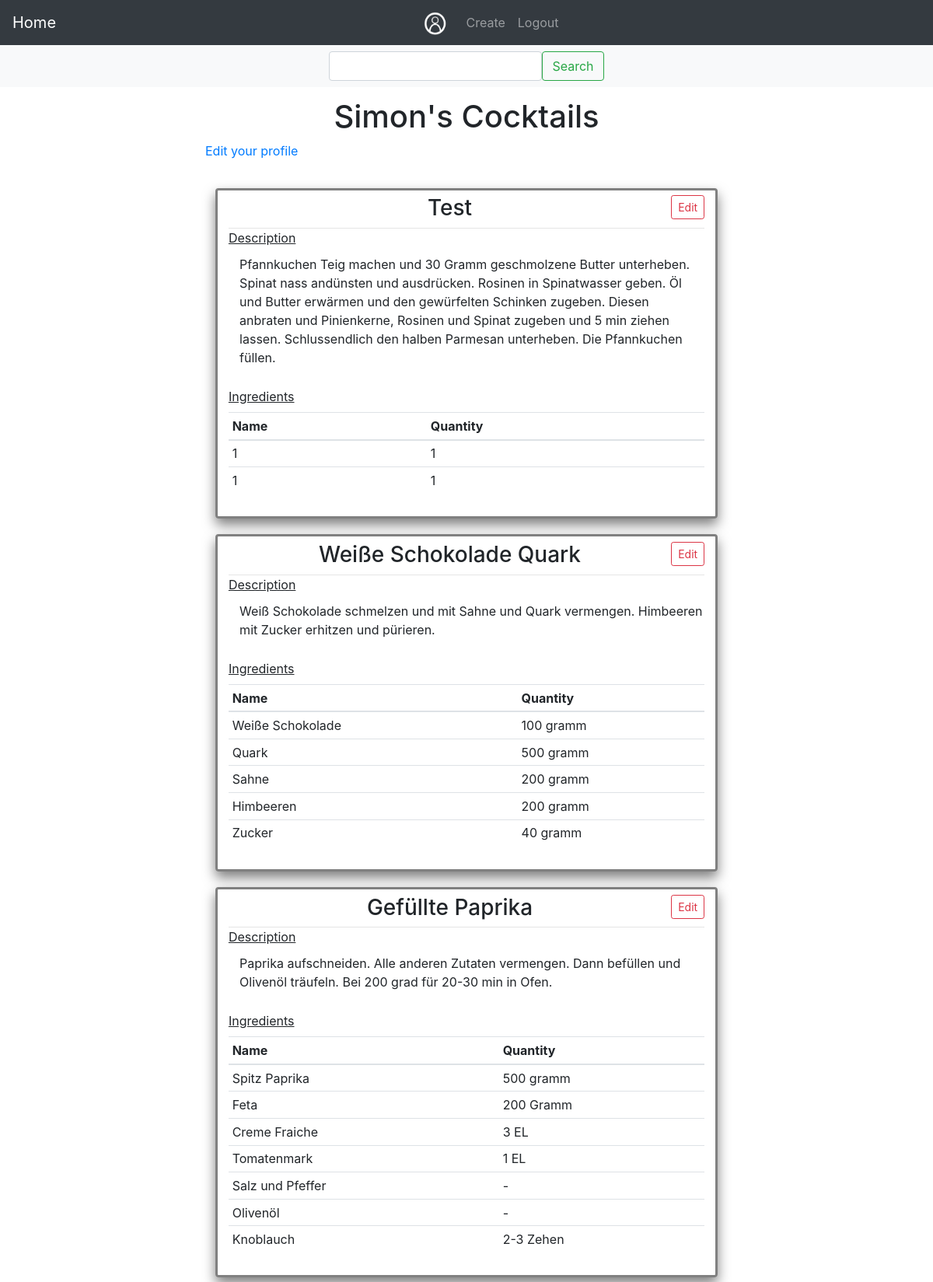
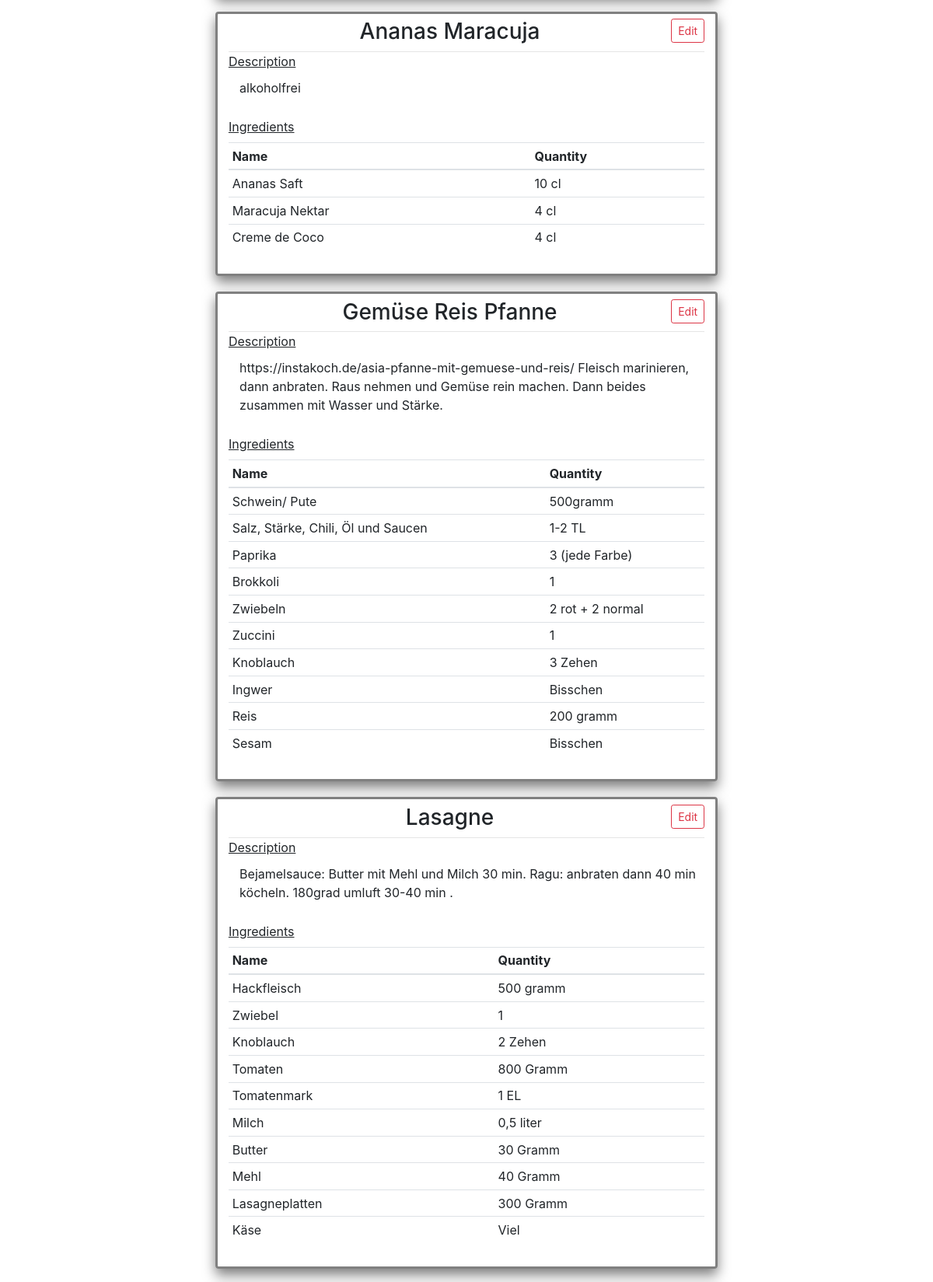
/user/Simon (signed in, upper part), run on the app's committed database (2 pictures, top to bottom).
### app/models.py (models this page shows, shortened)
class User(UserMixin, db.Model):
    id = db.Column(db.Integer, primary_key=True)
    username = db.Column(db.String(64), index=True, unique=True)
    email = db.Column(db.String(120), index=True, unique=True)
    password_hash = db.Column(db.String(128))
    cocktails = db.relationship('Cocktail', backref='author', lazy='dynamic')

class Cocktail(db.Model):
    __tablename__ = 'cocktail'
    __searchable__ = ['name']
    key = db.Column(Integer, primary_key=True)
    name = db.Column(String(100), index=True, unique=True)
    desc = db.Column(String(400), index=True)
    timestamp = db.Column(db.DateTime, index=True, default=datetime.utcnow)
    picture = db.Column(String(64), index=True, unique=True, default=None)
    ingredients = db.relationship('Ingredient', backref='parent', lazy='dynamic')
    user_id = db.Column(db.Integer, db.ForeignKey('user.id'))
    " A was_published_recently function would be nice"

class Ingredient(db.Model):
    __tablename__ = "ingredient"
    key = db.Column(Integer, primary_key=True)
    cocktail_key = db.Column(Integer, ForeignKey('cocktail.key'))
    name = db.Column(String, index=True)
    quantity = db.Column(String, index=True)

### app/main/routes.py (the view)
@bp.route('/user/<username>', methods=['GET', 'POST'])
@login_required
def user(username):
    page = request.args.get('page', 1, type=int)
    user = User.query.filter_by(username=username).first_or_404()
    cocktails = Cocktail.query.filter_by(user_id=current_user.id).order_by(Cocktail.timestamp.desc()).paginate(
        page, current_app.config['POSTS_PER_PAGE'], False)
    ing_dict = {}
    for ct in cocktails.items:
        ings = ct.ingredients
        ing_dict[ct.name] = ings
    next_url = url_for('main.index', page=cocktails.next_num) \
        if cocktails.has_next else None
    prev_url = url_for('main.index', page=cocktails.prev_num) \
        if cocktails.has_prev else None
    return render_template('main/profile.html', user=user, cocktails=cocktails.items, ingredients=ing_dict, title='Profile',
                           next_url=next_url, prev_url=prev_url)

### app/main/forms.py
class SearchForm(FlaskForm):
    term = StringField('Search', validators=[DataRequired()])
    filter = SelectField(u'Cocktail', choices=[('Cocktail', 'Cocktail'), ('Ingredient', 'Ingredient')])
    submit = SubmitField('Search')

### app/main/routes.py (called while the page is built)
@bp.before_app_request
def before_request():
    g.search_form = SearchForm()
    if request.endpoint == 'main.search':
        g.search_form = SearchForm(term=request.args.get('term'), filter=request.args.get('filter'))

### app/models.py (called while the page is built)
@login.user_loader
def load_user(id):
    return User.query.get(int(id))

### app/templates/main/profile.html (shortened to what this page needs)
{% extends "base.html" %}
{% block header %} {{ user.username }}'s Cocktails {% endblock %}
{% block second_nav %}
{% include 'main/__search_nav.html' %}
{% endblock %}
{% block content %}
    <p><a href="{{ url_for('main.edit_profile') }}">Edit your profile</a></p>
    <div id="cocktailList" class="">
    {% for cocktail in cocktails %}
        {% include 'main/__cocktail_card.html' %}
    {% endfor %}
    </div>
{% endblock %}

### app/templates/base.html (shortened to what this page needs)
<!DOCTYPE html>
<html lang="en">
<head>
    <link rel="stylesheet" type="text/css" href="{{ url_for( 'static', filename='css/bootstrap.css') }}" />
    <link rel="stylesheet" type="text/css" href="{{ url_for('static', filename='css/style.css') }}" />
    <link rel="stylesheet" type="text/css" href="{{ url_for('static', filename='css/style.css') }}">
</head>
<body>
<nav class="navbar navbar-expand-sm bg-dark navbar-dark   sticky-top">
    <a class="navbar-brand" href="{{ url_for('main.index') }}" >Home</a>
    <div class="collapse navbar-collapse justify-content-center " id="navbar_toggle" >
    <a class="navbar-brand" {% if current_user.is_authenticated %}
           href="{{ url_for('main.user', username=current_user.username )  }}"
        {% else %}
                   href="{{ url_for('auth.login') }}"
        {% endif %}>
            <img src="{{ url_for('static', filename='img/user_icon_grey.PNG') }}" width="30" height="30" alt="">
        </a>
        <ul class="navbar-nav">
        {% if current_user.is_authenticated %}
            <li class="nav-item  {% if active_page == "create" %} active {% endif %}">
                <a class="nav-link" href="{{ url_for('main.create') }}">Create
                </a>
            </li>
            <li class="nav-item">
                <a class="nav-link" href="{{ url_for('auth.logout') }}">Logout
                </a>
            </li>
        {% endif %}
        </ul>
    </div>
</nav>
{% block second_nav %}
{% endblock %}
<div id="wrap_whole" class="justify-content-center">
<div id="margin_div">
<header><h1>{%- block header %} {%-  endblock header %}</h1></header>
{%- block content %}{%- endblock content %}
</div>
</div>
</body>
</html>

### app/templates/main/__search_nav.html
{% if g.search_form %}
<nav class="navbar navbar-light bg-light justify-content-center" id="search_nav">
<form class="bd-search d-flex " method="get" action="{{ url_for('main.search') }}">
      {{ g.search_form.term( class_="form-control ds-input") }}
      {{ g.search_form.submit( class_="btn btn-outline-success", type_="submit") }}
 </form>
</nav>
{% endif %}

### app/templates/main/__cocktail_card.html (shortened to what this page needs)
<article class="cocktail">
            {% if cocktail.user_id == current_user.id %}
                <a href={{ url_for('main.cocktail', name=cocktail.name) }} type="button" class="btn btn-outline-danger btn-sm edit_btn">Edit</a>
            {% endif %}
            <h3>{{ cocktail.name }}</h3>
            <hr>
            <label><u>Description</u></label>
            <article>{{ cocktail.desc }}</article><br>
            <label><u>Ingredients</u></label><br>
            <table class=" table table-hover table-sm ingredients">
            <thead>
            <tr>
                <th scope="col">Name</th>
                <th scope="col"> Quantity</th>
            </tr>
            </thead>
                <tbody>
                {% for ing in ingredients[cocktail.name] %}
                    <tr>
                    <td {% if loop.index  != 0 %} scope="row" {% endif %}>{{ ing.name }}</td>
                    <td>{{ ing.quantity }}</td>
                    </tr>
                {% endfor %}
                </tbody>
            </table>
</article>

### app/static/css/style.css (style rules this page uses)
#wrap_whole { align-content: center; max-width: 700px; margin: auto; }
#margin_div { margin: 2% }
header { text-align: center; }
#cocktailList { align-content: center; max-width: 1000px; margin: auto; }
.cocktail { margin: 2%; margin-top: 3%; padding: 2%; padding-top: 1%; border: gray; border-style: solid; border-width: medium; border-radius: 4px; background-color: rgba(255, 255, 255, 0.9); box-shadow: 0 8px 16px 0 rgba(0,0,0,0.5); transition: 0.3s; }
.cocktail h3 { text-align: center; }
.cocktail article { margin-left: 2%; padding: 2px; background-color: white ; }
hr { margin: auto; }
nav { text-align: center; }
.edit_btn { float: right; }
#search_nav { position: sticky; top:55px; }

### data on the page
User: username "Simon"
Cocktail: name "Test", desc "Pfannkuchen Teig machen und 30 Gramm geschmolzene Butter unterheben. Spinat nass andünsten und ausdrücken. Rosinen in Spinatwasser geben. Öl und Butter erwärmen und den gewürfelten Schinken zugeben. Diesen anbraten und Pinienkerne, Rosinen und Spinat zugeben und 5 min ziehen lassen. Schlussendlich den halben Parmesan unterheben. Die Pfannkuchen füllen."
Ingredient: name "1", quantity "1"
Ingredient: name "1", quantity "1"
Cocktail: name "Weiße Schokolade Quark", desc "Weiß Schokolade schmelzen und mit Sahne und Quark vermengen. Himbeeren mit Zucker erhitzen und pürieren."
Ingredient: name "Weiße Schokolade", quantity "100 gramm"
Ingredient: name "Quark", quantity "500 gramm"
Ingredient: name "Sahne", quantity "200 gramm"
Ingredient: name "Himbeeren", quantity "200 gramm"
Ingredient: name "Zucker", quantity "40 gramm"
Cocktail: name "Gefüllte Paprika", desc "Paprika aufschneiden. Alle anderen Zutaten vermengen. Dann befüllen und Olivenöl träufeln. Bei 200 grad für 20-30 min in Ofen."
Ingredient: name "Spitz Paprika", quantity "500 gramm"
Ingredient: name "Feta", quantity "200 Gramm"
Ingredient: name "Creme Fraiche", quantity "3 EL"
Ingredient: name "Tomatenmark", quantity "1 EL"
Ingredient: name "Salz und Pfeffer", quantity "-"
Ingredient: name "Olivenöl", quantity "-"
Ingredient: name "Knoblauch", quantity "2-3 Zehen"
Cocktail: name "Ananas Maracuja", desc "alkoholfrei"
Ingredient: name "Ananas Saft", quantity "10 cl"
Ingredient: name "Maracuja Nektar", quantity "4 cl"
Ingredient: name "Creme de Coco", quantity "4 cl"
Cocktail: name "Gemüse Reis Pfanne", desc "https://instakoch.de/asia-pfanne-mit-gemuese-und-reis/ Fleisch marinieren, dann anbraten. Raus nehmen und Gemüse rein machen. Dann beides zusammen mit Wasser und Stärke."
Ingredient: name "Schwein/ Pute", quantity "500gramm"
Ingredient: name "Salz, Stärke, Chili, Öl und Saucen", quantity "1-2 TL"
Ingredient: name "Paprika", quantity "3 (jede Farbe)"
Ingredient: name "Brokkoli", quantity "1"
Ingredient: name "Zwiebeln", quantity "2 rot + 2 normal"
Ingredient: name "Zuccini", quantity "1"
Ingredient: name "Knoblauch", quantity "3 Zehen"
Ingredient: name "Ingwer", quantity "Bisschen"
Ingredient: name "Reis", quantity "200 gramm"
Ingredient: name "Sesam", quantity "Bisschen"
Cocktail: name "Lasagne", desc "Bejamelsauce: Butter mit Mehl und Milch 30 min. Ragu: anbraten dann 40 min köcheln. 180grad umluft 30-40 min ."
Ingredient: name "Hackfleisch", quantity "500 gramm"
Ingredient: name "Zwiebel", quantity "1"
Ingredient: name "Knoblauch", quantity "2 Zehen"
Ingredient: name "Tomaten", quantity "800 Gramm"
Ingredient: name "Tomatenmark", quantity "1 EL"
Ingredient: name "Milch", quantity "0,5 liter"
Ingredient: name "Butter", quantity "30 Gramm"
Ingredient: name "Mehl", quantity "40 Gramm"
Ingredient: name "Lasagneplatten", quantity "300 Gramm"
Ingredient: name "Käse", quantity "Viel"
